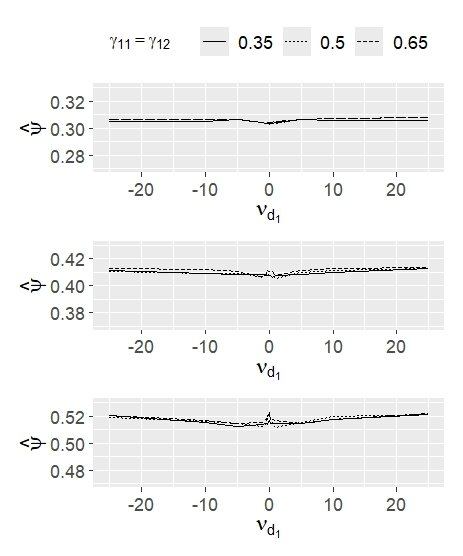

Write the R code that produced this figure.
library(ggplot2)
library(latex2exp)
library(tidyverse)
library(patchwork)

rm(list = ls())

data <- load("Simulation_prec.Set.2.Rdata")

nu.d1.vec <- c(-25, -10, -5, -1, -0.5, -0.25, 0, 0.25, 0.5, 1, 5, 10, 25)

mat.all <- matrix(as.vector(store.psi_hat), ncol = 9, byrow = T)
mat.all <- cbind(mat.all, nu.d1.vec)

df.3 <- as.data.frame(mat.all[,c(1,4,7,10)])
df.4 <- as.data.frame(mat.all[,c(2,5,8,10)])
df.5 <- as.data.frame(mat.all[,c(3,6,9,10)])

colnames(df.5)  <- colnames(df.4)  <- colnames(df.3) <- c("0.35", "0.5", "0.65", "nu.d1")

p1 <- df.3 |> 
  pivot_longer(cols = !nu.d1, names_to = "gamma", values_to = "psi.hat") |>
  ggplot() +
  geom_line(aes(x = nu.d1, y = psi.hat, lty = gamma)) +
  labs(x = TeX(r"($\nu_{d_1}$)"),
       y = TeX(r"($\hat{\psi}$)"),
       lty = TeX(r"($\gamma_{11} = \gamma_{12}$       )")) +
  theme(axis.text = element_text(size = 11),
        axis.title = element_text(size = 13),
        axis.title.y = element_text(margin = margin(r = 10)),
        legend.text = element_text(size = 11),
        legend.title = element_text(size = 11),
        legend.position = "top") +
  ylim(0.27,0.33)

p2 <- df.4 |> 
  pivot_longer(cols = !nu.d1, names_to = "gamma", values_to = "psi.hat") |>
  ggplot() +
  geom_line(aes(x = nu.d1, y = psi.hat, lty = gamma)) +
  labs(x = TeX(r"($\nu_{d_1}$)"),
       y = TeX(r"($\hat{\psi}$)"),
       lty = TeX(r"($\gamma_{11} = \gamma_{12}$       )")) +
  theme(axis.text = element_text(size = 11),
        axis.title = element_text(size = 13),
        axis.title.y = element_text(margin = margin(r = 10)),
        legend.text = element_text(size = 11),
        legend.title = element_text(size = 11),
        legend.position = "none") +
  ylim(0.37,0.43)

p3 <- df.5 |> 
  pivot_longer(cols = !nu.d1, names_to = "gamma", values_to = "psi.hat") |>
  ggplot() +
  geom_line(aes(x = nu.d1, y = psi.hat, lty = gamma)) +
  labs(x = TeX(r"($\nu_{d_1}$)"),
       y = TeX(r"($\hat{\psi}$)"),
       lty = TeX(r"($\gamma_{11} = \gamma_{12}$       )")) +
  theme(axis.text = element_text(size = 11),
        axis.title = element_text(size = 13),
        axis.title.y = element_text(margin = margin(r = 10)),
        legend.text = element_text(size = 11),
        legend.title = element_text(size = 11),
        legend.position = "none") +
  ylim(0.47,0.53)

p1 + p2 + p3 +
  plot_layout(ncol = 1, guides = "collect") +
  plot_annotation(theme = theme(legend.position = "top"))
